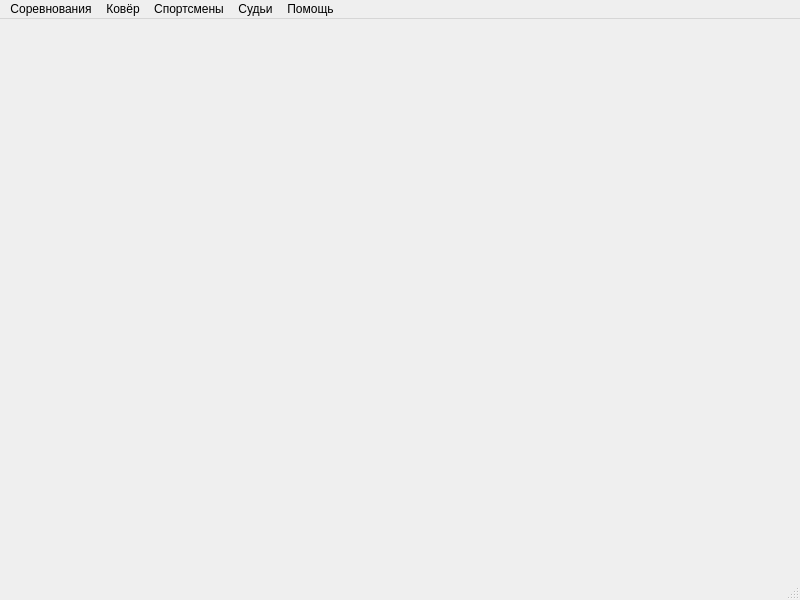
<?xml version="1.0" encoding="UTF-8"?>
<ui version="4.0">
 <class>MainWin</class>
 <widget class="QMainWindow" name="MainWin">
  <property name="geometry">
   <rect>
    <x>0</x>
    <y>0</y>
    <width>800</width>
    <height>600</height>
   </rect>
  </property>
  <property name="windowTitle">
   <string>MainWindow</string>
  </property>
  <widget class="QWidget" name="centralwidget"/>
  <widget class="QMenuBar" name="menubar">
   <property name="geometry">
    <rect>
     <x>0</x>
     <y>0</y>
     <width>800</width>
     <height>21</height>
    </rect>
   </property>
   <widget class="QMenu" name="Competition">
    <property name="title">
     <string>Соревнования</string>
    </property>
    <addaction name="New"/>
    <addaction name="Edit"/>
   </widget>
   <widget class="QMenu" name="Mat">
    <property name="title">
     <string>Ковёр</string>
    </property>
   </widget>
   <widget class="QMenu" name="Sportsmens">
    <property name="title">
     <string>Спортсмены</string>
    </property>
    <addaction name="AddOne"/>
    <addaction name="AddFromBuffer"/>
   </widget>
   <widget class="QMenu" name="Referees">
    <property name="title">
     <string>Судьи</string>
    </property>
    <addaction name="addOneRef"/>
    <addaction name="addRefFromBuffer"/>
   </widget>
   <widget class="QMenu" name="Help">
    <property name="title">
     <string>Помощь</string>
    </property>
    <addaction name="ShowHelp"/>
   </widget>
   <addaction name="Competition"/>
   <addaction name="Mat"/>
   <addaction name="Sportsmens"/>
   <addaction name="Referees"/>
   <addaction name="Help"/>
  </widget>
  <widget class="QStatusBar" name="statusbar"/>
  <action name="New">
   <property name="text">
    <string>Новое соревнование</string>
   </property>
  </action>
  <action name="AddOne">
   <property name="text">
    <string>Добавить спортсмена</string>
   </property>
  </action>
  <action name="AddFromBuffer">
   <property name="text">
    <string>Добавить Спортсменов из буфера обмена</string>
   </property>
  </action>
  <action name="Edit">
   <property name="text">
    <string>Правка соревнования</string>
   </property>
  </action>
  <action name="ShowHelp">
   <property name="text">
    <string>Показать справку</string>
   </property>
  </action>
  <action name="addOneRef">
   <property name="text">
    <string>Добавить судью</string>
   </property>
  </action>
  <action name="addRefFromBuffer">
   <property name="text">
    <string>Добавить судей из буфера обмена</string>
   </property>
  </action>
 </widget>
 <resources/>
 <connections/>
</ui>
